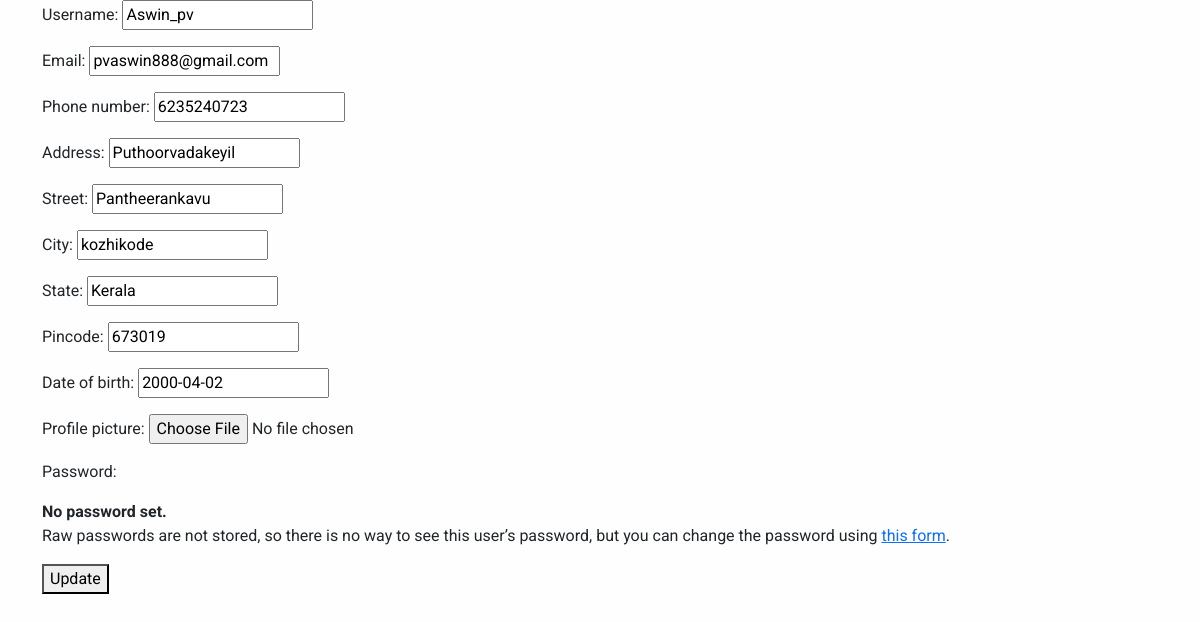
Before: /profile/update/1 with the older database file.
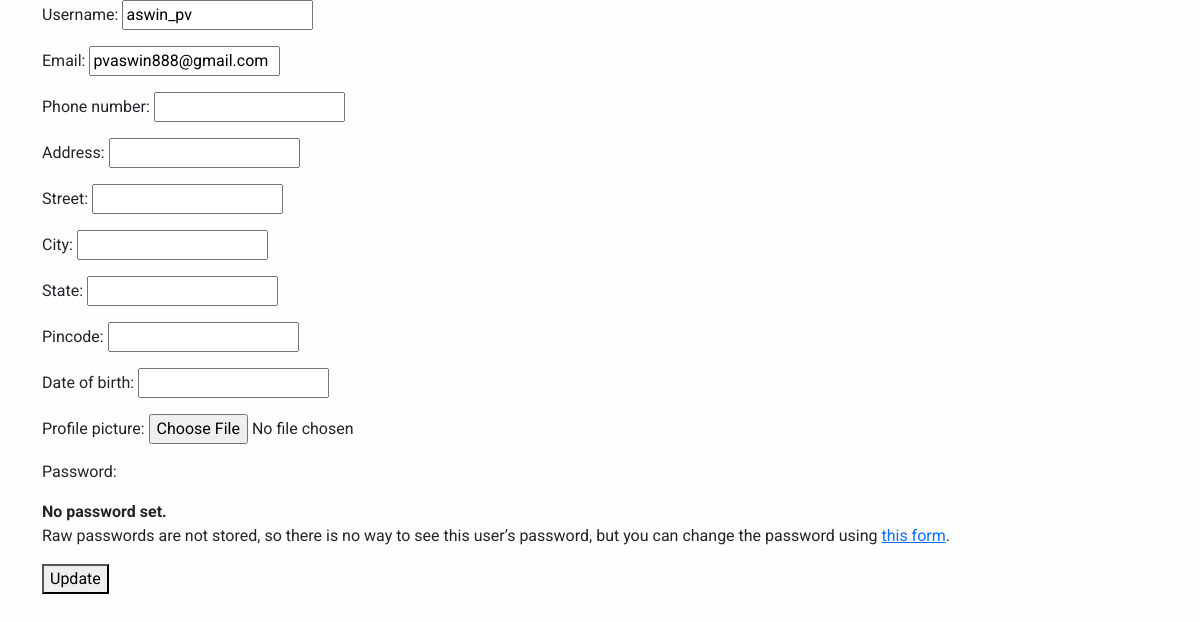
After: the same page with the newer database file.
### user/models.py (models this page shows, shortened)
class User(AbstractUser):
    email = models.EmailField(unique=True)
    username = models.CharField(max_length=100)
    phone_number = models.CharField(max_length=10,validators=[validators.MaxLengthValidator(10)],null=False)
    profile_picture = models.ImageField(upload_to='profile_pics/', null=True, blank=True)
    Address = models.CharField(max_length=255,null=True,blank=True)
    street = models.CharField(max_length=255,null=True,blank=True)
    city = models.CharField(max_length=255, null=True,blank=True)
    state = models.CharField(max_length=255,null=True,blank=True)
    pincode = models.CharField(max_length=255,null=True,blank=True)
    date_of_birth = models.DateField(null=True, blank=True)
    last_login = models.DateTimeField(null=True, blank=True)
    USERNAME_FIELD = 'email'
    REQUIRED_FIELDS = ['username']

### user/views.py (the view)
# urls.py: path('update/<pk>',views.update_profile, name='update'),
def update_profile(request,pk):
    instance_to_be_edited = User.objects.get(pk=pk)
    if request.method == 'POST':
        form = UserUpdateForm(request.POST, instance = instance_to_be_edited)
        if form.is_valid():
            form.save()
            return redirect('profile')
    else:
        form = UserUpdateForm(instance=instance_to_be_edited)
    return render(request, 'user/update_profile.html', { 'form' : form })

### user/forms.py
class UserUpdateForm(UserChangeForm):
    class Meta:
        model = User
        fields = ['username','email','phone_number','Address','street','city','state','pincode','date_of_birth','profile_picture']

### templates/user/update_profile.html (shortened to what this page needs)
{% extends 'base.html' %}
{% load static %}
{% block content %}
<div class="update-profile">
    <div class="container">
        <div>
            <form action="" method="post">
                {{ form.as_p }}
                <button type="submit">Update</button>
            </form>
        </div>
    </div>
</div>
{% endblock %}

Changed rows visible on the page:
changed User "pvaswin888@gmail.com": username "Aswin_pv" → "aswin_pv"; phone_number "6235240723" → (not shown); Address "Puthoorvadakeyil" → (not shown); street "Pantheerankavu" → (not shown); city "kozhikode" → (not shown); state "Kerala" → (not shown); pincode "673019" → (not shown); date_of_birth "2000-04-02" → (not shown)
